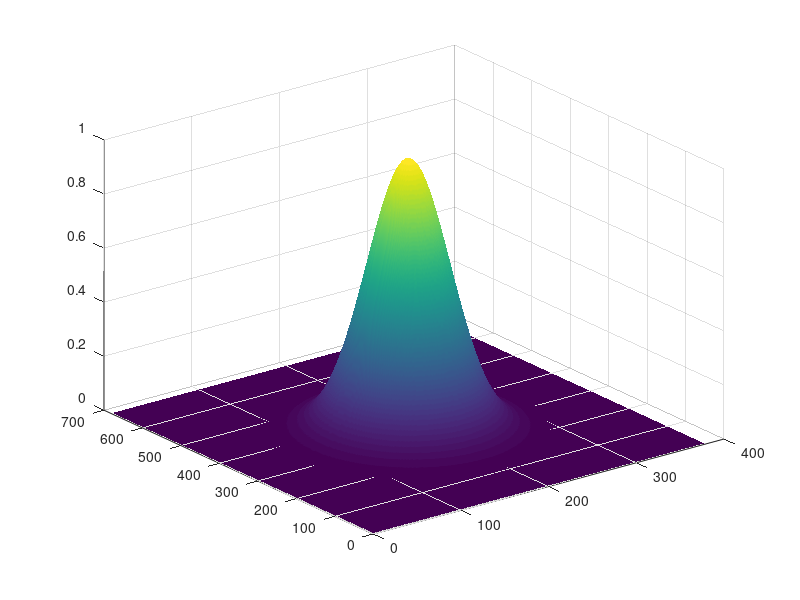

Reproduce this figure in MATLAB. (Note: this script raises an error after producing the figure.)
                        %% Yann's first attempt at making a GS algorithm for an arbitrary image %%
clear all; close all; clc;    
tic;                                                           % use toc at the end to measure run time

                                            %% Creation of source beam %%
x = linspace(-10,10,379);                                      % linearly spaced vector for x dimension 
                                                               % (change last value if image dimensions are different)
y = linspace(-10,10,682);                                      % linearly spaced vector for y dimension 
                                                               % (change last value if image dimensions are different)
[X,Y] = meshgrid(x,y);                                         % uses the vectors x and y to generate a rectangular grid

% Use Gaussian beam or other beam? What defines a good light source?
x0 = 0;                                                        % center
y0 = 0;                                                        % center
sigma = 2;                                                     % beam waist
A = 1;                                                         % beam peak
res = ((X-x0).^2 + (Y-y0).^2)./(2*sigma^2);                     
input_intensity = A  * exp(-res);                              % Gaussian beam definitions
surf(input_intensity);                                         
shading interp;                                                

                          %% Reading in of image and initialisation of parameters %%
target = rgb2gray(imread('Obi_wan.png'));                      % Why rgb2gray? only grayscale?
target = double(target);                                       % reconversion for using fftshift
%imshow('Obi_wan.png');
%imshow(target);
A = fftshift(ifft2(ifftshift(target)));                         % outside of GS loop
error = [];                                                    % creates an empty array for error
% iteration_count;                                             % can specify number if wished

                        %% Iterate with the GS algorithm (pseudo code from Wikipedia) %%
figure;
subplot(2,3,1);
imshow('Obi_wan.png');                                         % Shows OG image (in color)

for i = 1:100
    B = abs(input_intensity) .* exp(1i*angle(A));              % .* for element wise multiplication
    C = fftshift(fft2(ifftshift(B)));                           
    D = abs(target) .* exp(1i*angle(C));                       
    A = fftshift(ifft2(ifftshift(D)));                          
    error = [error; sum(sum(abs(abs(C) - abs(target))))]; 
    if i == 3                                                  % 3 iterations
        subplot(2,3,2);
        imshow(target);
        title('Obi-Wan original PNG');
        subplot(2,3,3);
        imagesc(abs(C/mean(C(:))));
        title('Reconstruction, 3 iterations');
    end
    if i == 6                                                 % 6 iterations
        subplot(2,3,4);
        imagesc(abs(C/mean(C(:))));
        title('Reconstruction, 6 iterations');
    end
    if i == 10                                                % 10 iterations
        subplot(2,3,5);
        imagesc(abs(C/mean(C(:))));
        title('Reconstruction, 10 iterations');
    end
    if i == 100                                               % 100 iterations
        subplot(2,3,6);
        imagesc(abs(C/mean(C(:))));
        title('Reconstruction, 100 iterations');
    end
end
                                   %% Print out error criterion evolution %%
figure;
i = 1:1:i;                                                     % creation of a regularly spaced vector using i as the increment
plot(i,(error'));
title('Error over 200 iterations');
    
toc;                                                           % ends the timer started by tic